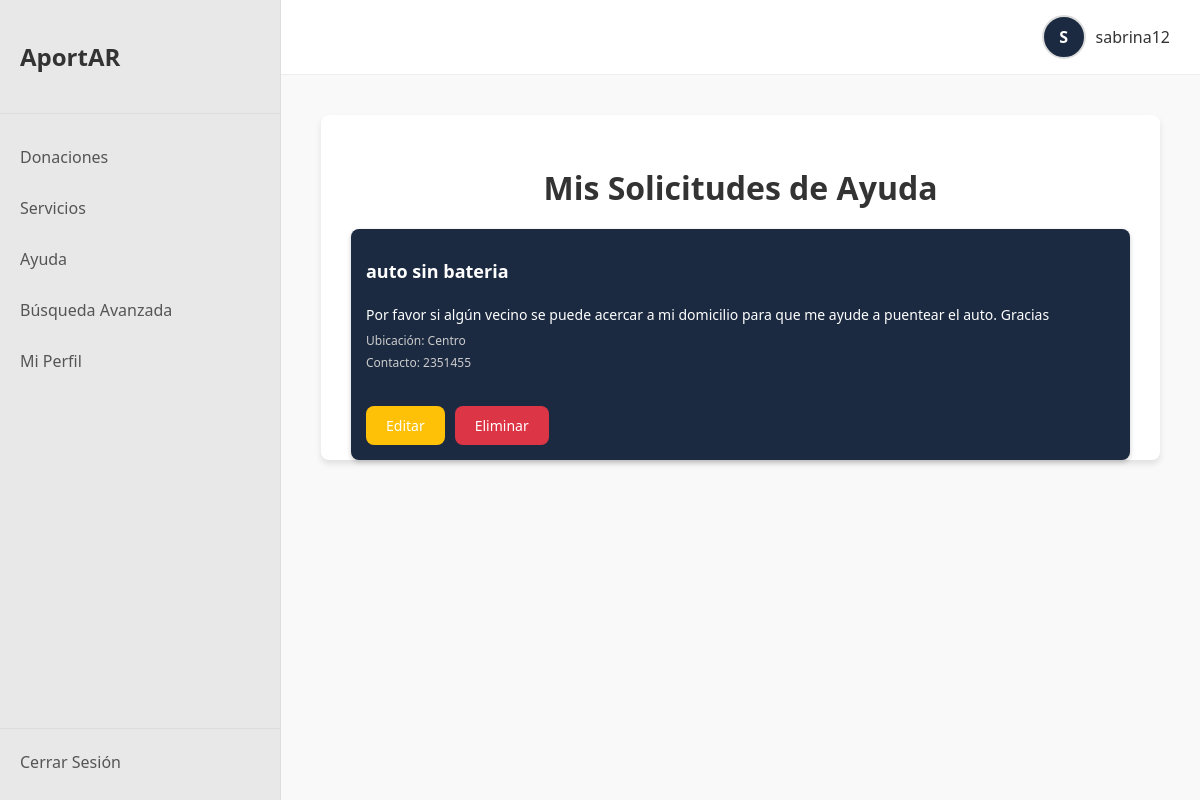
Screenshot of /ayuda/ver (signed in) with the database file from the repository.
### models/user.py (models this page shows, shortened)
class Ayuda(db.Model):
    __tablename__ = 'ayuda'
    id = db.Column(db.Integer, primary_key=True)
    titulo = db.Column(db.String(200), nullable=False)
    descripcion = db.Column(db.Text, nullable=False)
    ubicacion = db.Column(db.String(200), nullable=False)
    contacto = db.Column(db.String(200), nullable=False)
    imagen = db.Column(db.String(200), nullable=True)
    fecha_creacion = db.Column(db.DateTime, default=datetime.utcnow)
    user_id = db.Column(db.Integer, db.ForeignKey('users.id'), nullable=False)

### app.py (the view)
@app.route("/ayuda/ver", methods=["GET"])
def ver_ayuda():
    if 'user_id' not in session:
        return redirect(url_for('login'))
    user_id = session['user_id']
    ayudas = Ayuda.query.filter_by(user_id=user_id).all()
    return render_template('ver_ayuda.html', ayudas=ayudas)

### templates/ver_ayuda.html (shortened to what this page needs)
{% extends "base.html" %}
{% block head %}
    <link rel="stylesheet" href="{{ url_for('static', filename='ver_ayuda.css') }}">
{% endblock %}
{% block content %}
<div class="content-list-container">
    <h1>Mis Solicitudes de Ayuda</h1>
    {% if ayudas %}
        <div class="list-cards">
            {% for ayuda in ayudas %}
            <div class="card">
                <h2>{{ ayuda.titulo }}</h2>
                <p>{{ ayuda.descripcion }}</p>
                <small>Ubicación: {{ ayuda.ubicacion }}</small>
                <small>Contacto: {{ ayuda.contacto }}</small>
                <div class="card-actions">
                    <a href="{{ url_for('editar_ayuda', id=ayuda.id) }}" class="btn-edit">Editar</a>
                    <form action="{{ url_for('eliminar_ayuda', id=ayuda.id) }}" method="POST" onsubmit="return confirm('¿Estás seguro que quieres eliminar esta donación?');">
                        <button type="submit" class="btn-delete">Eliminar</button>
                    </form>
                </div>
            </div>
            {% endfor %}
        </div>
    {% else %}
        <p>Aún no has publicado ninguna solicitud de ayuda.</p>
    {% endif %}
</div>
{% endblock %}

### static/style.css (style rules this page uses)
body { margin: 0; font-family: "Segoe UI", Tahoma, Geneva, Verdana, sans-serif; background-color: #f8f9fa; }
.btn, .btn-primary, .btn-secondary, .btn-edit, .btn-delete, .btn-add { all: unset; padding: 10px 20px; border: none; border-radius: 8px; cursor: pointer; font-size: 14px; text-align: center; text-decoration: none; display: inline-block; transition: background-color 0.2s; color: white; font-weight: 400; }
.btn-edit { background-color: #ffc107; }
.btn-delete { background-color: #dc3545; }
.form-container, .content-list-container { background: #fff; padding: 30px; border-radius: 8px; box-shadow: 0 4px 6px rgba(0, 0, 0, 0.1); }
.list-cards { display: grid; grid-template-columns: repeat(auto-fit, minmax(280px, 1fr)); gap: 20px; }
.card, .publicacion-global { background: #1b2a41; color: white; padding: 15px; border-radius: 8px; box-shadow: 0 2px 5px rgba(0, 0, 0, 0.2); display: flex; flex-direction: column; height: 100%; }
.card h2 { margin-bottom: 8px; font-size: 18px; }
.card p { margin-bottom: 8px; font-size: 14px; }
.card small { display: block; margin-bottom: 5px; font-size: 12px; color: #ccc; }
.card-actions { display: flex; gap: 10px; margin-top: auto; }

### static/ver_ayuda.css (style rules this page uses)
.content-list-container { background: #fff; padding: 30px; border-radius: 8px; box-shadow: 0 4px 6px rgba(0, 0, 0, 0.1); }
.content-list-container h1 { text-align: center; color: #333; margin-bottom: 20px; }
.list-cards { display: grid; grid-template-columns: repeat(auto-fit, minmax(280px, 1fr)); gap: 20px; }
.card { background: #1b2a41; color: white; padding: 15px; border-radius: 8px; box-shadow: 0 2px 5px rgba(0, 0, 0, 0.2); display: flex; flex-direction: column; height: 100%; }
.card h2 { margin-bottom: 8px; font-size: 18px; }
.card p { margin-bottom: 8px; font-size: 14px; }
.card small { display: block; margin-bottom: 5px; font-size: 12px; color: #ccc; }
.card-actions { display: flex; gap: 10px; margin-top: auto; }

### rows the page displays
Ayuda: titulo "auto sin bateria", descripcion "Por favor si algún vecino se puede acercar a mi domicilio para que me ayude a puentear el auto. Gracias", ubicacion "Centro", contacto "2351455"

### other values shown
{{ session.username[0].upper() if session.username else 'U' }} "S"
{{ session.username if session.username else 'Usuario' }} "sabrina12"
